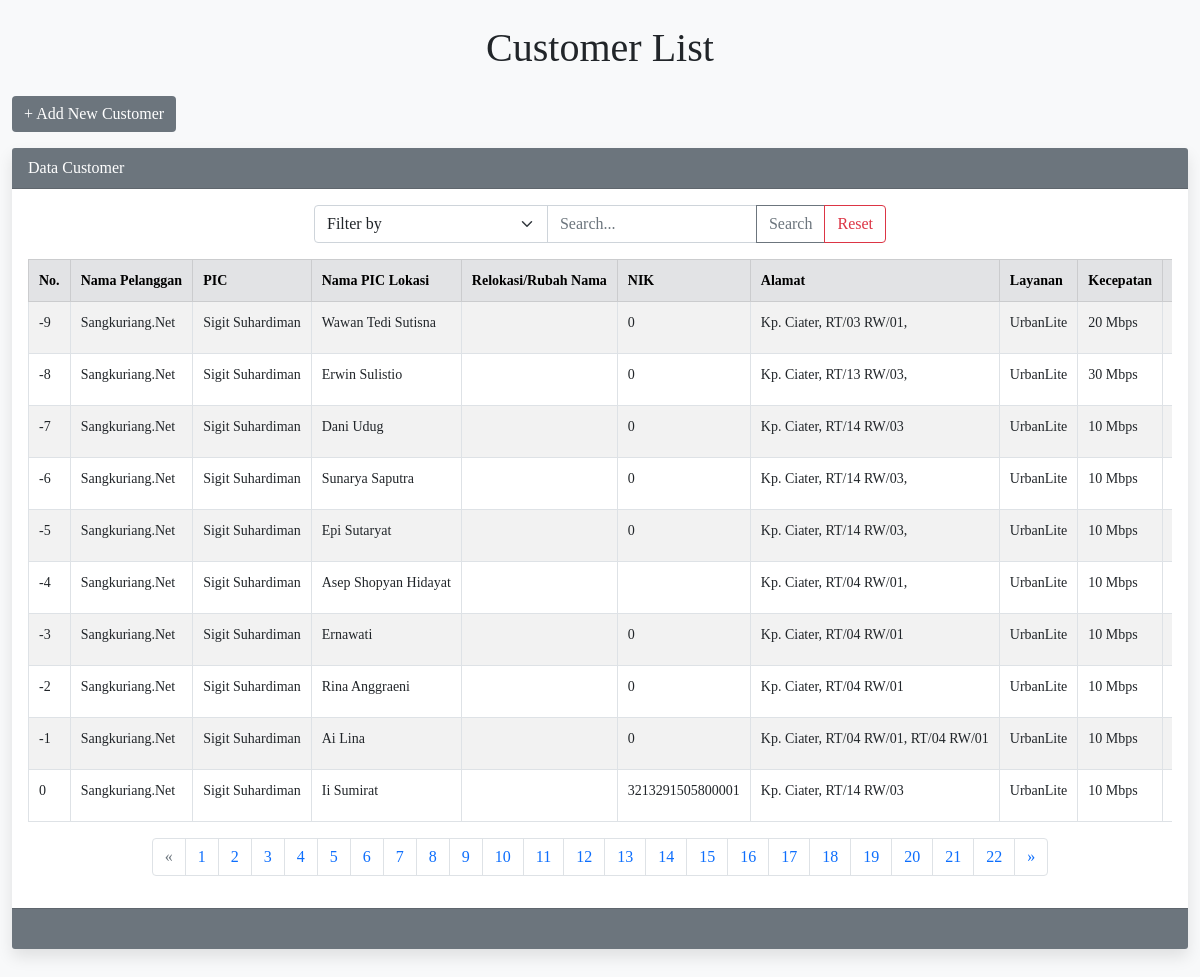
The app's page /Customer/src/views/customer/index.php?page=0 with its own data.
### tables this page shows
CREATE TABLE `data_cust` (
  `id` int(11) NOT NULL,
  `nama_pelanggan` varchar(255) NOT NULL,
  `pic` varchar(255) NOT NULL,
  `nama_pic_lokasi` varchar(255) NOT NULL,
  `relokasi_rubah_nama` varchar(255) NOT NULL,
  `nik` varchar(255) NOT NULL,
  `alamat` varchar(255) NOT NULL,
  `rt_rw` varchar(255) NOT NULL,
  `layanan` varchar(255) NOT NULL,
  `kecepatan` varchar(255) NOT NULL,
  `biaya_bulanan` varchar(255) NOT NULL,
  `nomor_registrasi` int(11) NOT NULL,
  `username_pppoe` varchar(255) NOT NULL,
  `password_pppoe` varchar(255) NOT NULL,
  `vlan` int(11) NOT NULL,
  `type_onu` varchar(255) NOT NULL,
  `mac_address` varchar(255) NOT NULL,
  `serial_number` varchar(255) NOT NULL,
  `status_onu` varchar(255) NOT NULL,
  `status_pppoe` varchar(255) NOT NULL,
  `tanggal_aktif` varchar(255) NOT NULL,
  `status_user` varchar(255) NOT NULL,
  `keterangan` varchar(255) NOT NULL,
  `tanggal_simpan` timestamp NOT NULL DEFAULT current_timestamp() ON UPDATE current_timestamp()
);

### Customer/src/controllers/Controller.php (called while the page is built, shortened)
<?php
class Controller
{
    protected function view($view, $data = [])
    {
        $viewPath = '../../views/' . $view . '.php';
    }
    protected function model($model)
    {
        $modelPath = '../../models/' . $model . '.php';
        if (file_exists($modelPath)) {
            if (class_exists($model)) {
                return new $model();
            } else {
                die("Model class not found in file: $modelPath");
            }
        } else {
            die("Model file not found: $modelPath");
        }
    }
}

### Customer/src/models/Model.php (called while the page is built, shortened)
<?php
include_once '../../utils/database.php';
class Model
{
    public function __construct()
    {
        $database = new Database();
        $this->conn = $database->getConnection();
    }
}

### Customer/src/utils/database.php (called while the page is built, shortened)
<?php
class Database
{
    private $host = "localhost";
    private $username = "root";
    private $password = "";
    private $database = "customer";
    public function getConnection()
    {
        $this->conn = null;
        try {
            $this->conn = new PDO("mysql:host=" . $this->host . ";dbname=" . $this->database, $this->username, $this->password);
            $this->conn->setAttribute(PDO::ATTR_ERRMODE, PDO::ERRMODE_EXCEPTION);
        } catch (PDOException $e) {
            echo "Connection failed: " . $e->getMessage();
        }
        return $this->conn;
    }
}

### Customer/src/controllers/CustomerController.php (called while the page is built, shortened)
<?php
include_once 'Controller.php';
class CustomerController extends Controller
{
    public function index()
    {
        $customerModel = $this->model('CustomerModel');
        $customers = $customerModel->readAllCustomer();
        return $customers;
    }
}

### Customer/src/models/CustomerModel.php (called while the page is built, shortened)
<?php
include_once 'Model.php';
class CustomerModel extends Model
{
    public function readAllCustomer()
    {
        $query = "SELECT * FROM " . $this->table_name . " ORDER BY id DESC";
        $stmt = $this->conn->prepare($query);
        $stmt->execute();
        return $stmt->fetchAll(PDO::FETCH_ASSOC);
    }
}

### Customer/src/views/customer/index.php (the view, shortened to what this page needs)
<?php
include_once '../../controllers/CustomerController.php';
$customerController = new CustomerController();
$page = isset($_GET['page']) ? (int)$_GET['page'] : 1;
$recordsPerPage = 10;
$offset = ($page - 1) * $recordsPerPage;
if (isset($_GET['filter']) && isset($_GET['search'])) {
    $search = $_GET['search'];
    $filter = $_GET['filter'];
    $customers = $customerController->getCustomersBySearch($filter, $search);
} else {
    $customers = $customerController->index();
}
$totalCustomers = count($customers);
$totalPages = ceil($totalCustomers / $recordsPerPage);
$customers = array_slice($customers, $offset, $recordsPerPage);
$counter = $offset + 1;
?>
<!DOCTYPE html>
<html lang="id">
<head>
    <link href="https://cdn.jsdelivr.net/npm/bootstrap@5.0.2/dist/css/bootstrap.min.css" rel="stylesheet">
</head>
<body>
    <div class="container mt-4 mb-4">
        <h1 class="text-center mb-4">Customer List</h1>
        <a href="create.php" class="btn btn-custom mb-3">+ Add New Customer</a>
        <div class="row">
            <?php if (!empty($customers)) : ?>
                <div class="col-md-12">
                    <div class="card">
                        <div class="card-header">
                            Data Customer
                        </div>
                        <div class="card-body">
                            <div class="col-md-6 mx-auto">
                                <form action="" method="get" class="input-group mb-3 d-flex">
                                    <select class="form-select" name="filter" id="filter" aria-label="Filter Dropdown">
                                        <option value="">Filter by</option>
                                    </select>
                                    <input type="text" class="form-control" name="search" placeholder="Search..." aria-label="Search" aria-describedby="button-addon" value="<?php if (isset($_GET['search'])) echo $_GET['search']; ?>">
                                    <button type="submit" class="btn btn-outline-secondary" id="button-addon">Search</button>
                                    <button type="button" onclick="resetSearch()" class="btn btn-outline-danger">Reset</button>
                                </form>
                            </div>
                            <div class="table-responsive">
                                <table class="table table-striped table-hover table-bordered table-custom">
                                    <thead class="table-secondary">
                                        <tr>
                                        <th>No.</th>
                                        <th>Nama Pelanggan</th>
                                        <th>PIC</th>
                                        <th>Nama PIC Lokasi</th>
                                        <th>Relokasi/Rubah Nama</th>
                                        <th>NIK</th>
                                        <th>Alamat</th>
                                        <th>Layanan</th>
                                        <th>Kecepatan</th>
                                        <th>Biaya Bulanan</th>
                                        </tr>
                                    </thead>
                                    <tbody">
                                        <?php foreach ($customers as $customer) : ?>
                                            <tr>
                                                <td><?= $counter++ ?></td>
                                                <td><?= htmlspecialchars($customer['nama_pelanggan'], ENT_QUOTES, 'UTF-8') ?></td>
                                                <td><?= htmlspecialchars($customer['pic'], ENT_QUOTES, 'UTF-8') ?></td>
                                                <td><?= htmlspecialchars($customer['nama_pic_lokasi'], ENT_QUOTES, 'UTF-8') ?></td>
                                                <td><?= htmlspecialchars($customer['relokasi_rubah_nama'], ENT_QUOTES, 'UTF-8') ?></td>
                                                <td><?= htmlspecialchars($customer['nik'], ENT_QUOTES, 'UTF-8') ?></td>
                                                <td><?= htmlspecialchars($customer['alamat'], ENT_QUOTES, 'UTF-8') ?>, <?= htmlspecialchars($customer['rt_rw'], ENT_QUOTES, 'UTF-8') ?></td>
                                                <td><?= htmlspecialchars($customer['layanan'], ENT_QUOTES, 'UTF-8') ?></td>
                                                <td><?= htmlspecialchars($customer['kecepatan'], ENT_QUOTES, 'UTF-8') ?></td>
                                                <td><?= number_format((float)$customer['biaya_bulanan'], 0, ',', '.') ?></td>
                                            </tr>
                                        <?php endforeach; ?>
                                </table>
                            </div>
                            <nav aria-label="Page navigation example">
                                <ul class="pagination justify-content-center">
                                    <li class="page-item <?php if ($page <= 1) echo 'disabled'; ?>">
                                        <a class="page-link" href="?page=<?= $page - 1 ?>" aria-label="Previous">
                                            <span aria-hidden="true">&laquo;</span>
                                        </a>
                                    </li>
                                    <?php for ($i = 1; $i <= $totalPages; $i++) : ?>
                                        <li class="page-item <?php if ($i == $page) echo 'active'; ?>"><a class="page-link" href="?page=<?= $i ?>"><?= $i ?></a></li>
                                    <?php endfor; ?>
                                    <li class="page-item <?php if ($page >= $totalPages) echo 'disabled'; ?>">
                                        <a class="page-link" href="?page=<?= $page + 1 ?>" aria-label="Next">
                                            <span aria-hidden="true">&raquo;</span>
                                        </a>
                                    </li>
                                </ul>
                            </nav>
                        </div>
                        <div class="card-footer">
                        </div>
                    </div>
                </div>
            <?php endif; ?>
        </div>
    </div>
    <script src="https://cdn.jsdelivr.net/npm/bootstrap@5.0.2/dist/js/bootstrap.bundle.min.js"></script></body>
</html>

### Customer/src/views/customer/index.php (style rules this page uses)
body { background-color: #f8f9fa; font-family: "Times New Roman", Times, serif; }
.container { max-width: 1200px; margin: auto; }
.card { border: none; box-shadow: 0 0.5rem 1rem rgba(0, 0, 0, 0.1); margin-bottom: 20px; }
.card-header, .card-footer { background-color: #6c757d; color: #fff; text-align: start; }
.btn-custom { background-color: #6c757d; color: #fff; border: none; }
.form-control, .form-select { border-radius: 0.25rem; }
.table { font-size: 0.875rem; }
.table-custom th, .table-custom td { white-space: nowrap; padding: 10px; }

### records on screen
data_cust: nama_pelanggan "Sangkuriang.Net", pic "Sigit Suhardiman", nama_pic_lokasi "Wawan Tedi Sutisna", nik "0", alamat "Kp. Ciater, RT/03 RW/01", layanan "UrbanLite", kecepatan "20 Mbps"
data_cust: nama_pelanggan "Sangkuriang.Net", pic "Sigit Suhardiman", nama_pic_lokasi "Erwin Sulistio", nik "0", alamat "Kp. Ciater, RT/13 RW/03", layanan "UrbanLite", kecepatan "30 Mbps"
data_cust: nama_pelanggan "Sangkuriang.Net", pic "Sigit Suhardiman", nama_pic_lokasi "Dani Udug", nik "0", alamat "Kp. Ciater", rt_rw "RT/14 RW/03", layanan "UrbanLite", kecepatan "10 Mbps"
data_cust: nama_pelanggan "Sangkuriang.Net", pic "Sigit Suhardiman", nama_pic_lokasi "Sunarya Saputra", nik "0", alamat "Kp. Ciater, RT/14 RW/03", layanan "UrbanLite", kecepatan "10 Mbps"
data_cust: nama_pelanggan "Sangkuriang.Net", pic "Sigit Suhardiman", nama_pic_lokasi "Epi Sutaryat", nik "0", alamat "Kp. Ciater, RT/14 RW/03", layanan "UrbanLite", kecepatan "10 Mbps"
data_cust: nama_pelanggan "Sangkuriang.Net", pic "Sigit Suhardiman", nama_pic_lokasi "Asep Shopyan Hidayat", alamat "Kp. Ciater, RT/04 RW/01", layanan "UrbanLite", kecepatan "10 Mbps"
data_cust: nama_pelanggan "Sangkuriang.Net", pic "Sigit Suhardiman", nama_pic_lokasi "Ernawati", nik "0", alamat "Kp. Ciater", rt_rw "RT/04 RW/01", layanan "UrbanLite", kecepatan "10 Mbps"
data_cust: nama_pelanggan "Sangkuriang.Net", pic "Sigit Suhardiman", nama_pic_lokasi "Rina Anggraeni", nik "0", alamat "Kp. Ciater", rt_rw "RT/04 RW/01", layanan "UrbanLite", kecepatan "10 Mbps"
data_cust: nama_pelanggan "Sangkuriang.Net", pic "Sigit Suhardiman", nama_pic_lokasi "Ai Lina", nik "0", alamat "Kp. Ciater, RT/04 RW/01", rt_rw "RT/04 RW/01", layanan "UrbanLite", kecepatan "10 Mbps"
data_cust: nama_pelanggan "Sangkuriang.Net", pic "Sigit Suhardiman", nama_pic_lokasi "Ii Sumirat", nik "3213291505800001", alamat "Kp. Ciater", rt_rw "RT/14 RW/03", layanan "UrbanLite", kecepatan "10 Mbps"
